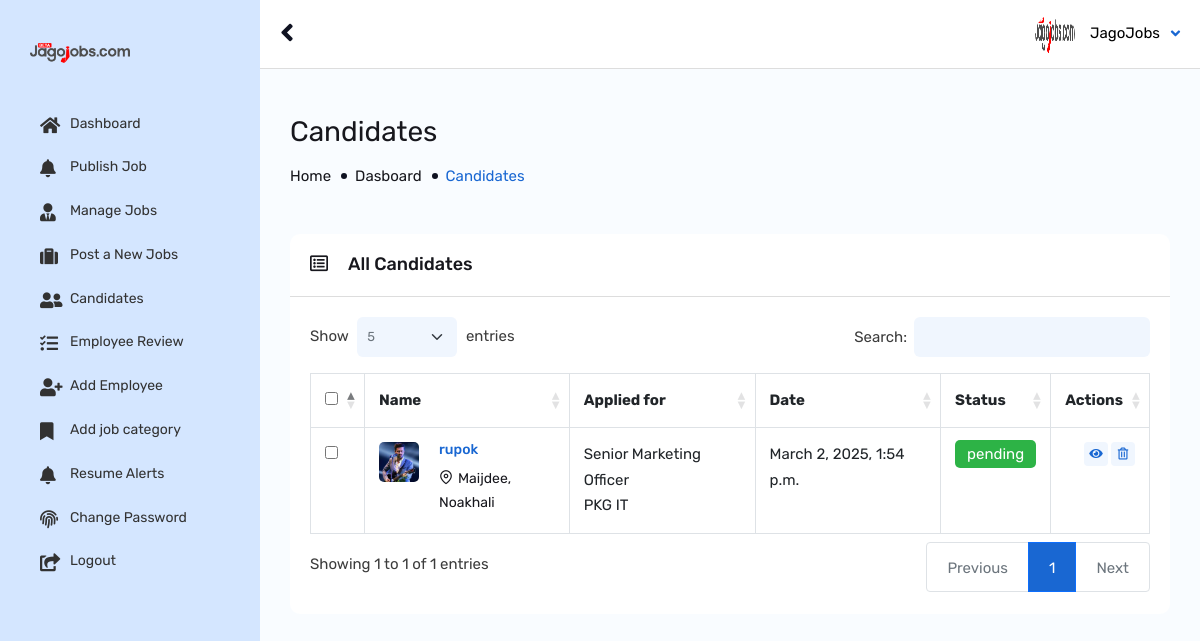
/jagohub-secure-panel24/root/job/16/applicants/superuser/ (signed in), run on the app's committed database.
### jobboard/models.py (models this page shows, shortened)
class JobApplication(models.Model):
    job = models.ForeignKey(JobPost, on_delete=models.CASCADE, related_name='applications')
    seeker = models.ForeignKey(SeekerProfile, on_delete=models.CASCADE, related_name='applications')
    resume = models.FileField(upload_to='media/apply/resumes/', blank=True, verbose_name="Resume")
    applied_at = models.DateTimeField(auto_now_add=True)
    expected_Salary = models.IntegerField(null=True, blank=True)
    STATUS_CHOICES = [
        ('pending', 'Pending'),
        ('accepted', 'Accepted'),
        ('rejected', 'Rejected'),
    ]
    status = models.CharField(max_length=10, choices=STATUS_CHOICES, default='pending')

class JobPost(models.Model):
    employee = models.ForeignKey(EmployerProfile, on_delete=models.CASCADE, related_name='job_posts')
    title = models.CharField(max_length=255)
    job_category = models.ForeignKey(JobCategory, on_delete=models.SET_NULL, null= True, blank= True, related_name='job_posts_category')
    company_industry_type = models.CharField(max_length=255, null= True, blank= True)
    no_of_vacancy = models.PositiveIntegerField(null= True, blank= True)
    application_deadline = models.DateField( null= True, blank= True)
    age_range = models.CharField(max_length=255, null= True, blank= True)
    gender = models.CharField(max_length=50, choices=[('Male', 'Male'), ('Female', 'Female'), ('Both', 'Both')], null= True, blank= True)
    contact_person = models.CharField(max_length=255, null= True, blank= True)
    experience_required = models.CharField(max_length=150, null= True, blank= True )
    cv_receive_method = models.CharField(max_length=255, null= True, blank= True, choices=[
        ('Online CV/Resume', 'Online CV/Resume'),
        ('Email Attachment', 'Email Attachment'),
        ('Walk-in Interview', 'Walk-in Interview'),
        ('Hard Copy CV', 'Hard Copy CV'),
    ])
    job_type = models.CharField(max_length=50, null= True, blank= True, choices=[('Full Time', 'Full Time'), ('Part Time', 'Part Time'), ('Contractual', 'Contractual'), ('Internship', 'Internship')])
    job_level = models.CharField(max_length=50, null= True, blank= True, choices=[('Entry Level', 'Entry Level'), ('Mid Level', 'Mid Level'), ('Top Level', 'Top Level')])
    applicant_photo_required = models.BooleanField(default=False, null= True, blank= True)
    educational_qualification = models.TextField(null= True, blank= True)  #remove kore dibo
    others_qualification = models.TextField(null= True, blank= True)
    job_description = models.TextField(null= True, blank= True)
    job_responsibilities = models.TextField(null= True, blank= True)
    job_requirements = models.TextField( null= True, blank= True)
    other_benefits = models.TextField(blank=True, null=True)
    job_location = models.CharField(max_length=200, null= True, blank= True)
    exclusive_job = models.BooleanField(default=False, null= True, blank= True)
    created_at = models.DateTimeField(auto_now_add=True)
    salary_range = models.CharField(max_length=200, null= True, blank= True, default='Negotiable')
    STATUS_CHOICES = [
           ('pending', 'Pending'),
            ('published', 'Published'),
            ('rejected', 'Rejected'),
    ]
    status = models.CharField(max_length=10, choices=STATUS_CHOICES, default='pending')
    def __str__(self):
        return self.title

### accounts/models.py (models this page shows, shortened)
class SeekerProfile(models.Model):
    user = models.OneToOneField(
        'CustomUser', on_delete=models.CASCADE, related_name='seeker_profile'
    )
    bio = models.TextField(blank=True, verbose_name="Biography")
    resume = models.FileField(upload_to='media/resumes/', blank=True, verbose_name="Resume")
    skills = models.TextField(blank=True, verbose_name="Skills")
    name = models.CharField(max_length=255, blank=True, verbose_name="Full Name")
    professional_title = models.CharField(max_length=255, blank=True, verbose_name="Professional Title")
    current_salary = models.DecimalField(
        max_digits=10, decimal_places=2, default=0, blank=True, verbose_name="Current Salary"
    )
    expected_salary = models.DecimalField(
        max_digits=10, decimal_places=2, default=0, blank=True, verbose_name="Expected Salary"
    )
    phone = models.CharField(
        max_length=15, blank=True, verbose_name="Phone Number", help_text="Include country code (e.g., +88)"
    )
    email_address = models.EmailField(blank=True, verbose_name="Email Address")
    location = models.CharField(max_length=255, blank=True, verbose_name="Location")
    image = models.ImageField(upload_to='media/seeker_logos/', blank=True, null=True, verbose_name="seeker image")
    my_resume = models.OneToOneField('seeker.Resume', on_delete=models.CASCADE, blank=True, null=True, verbose_name="Resume")
    class Meta:
        verbose_name = "Seeker Profile"
        verbose_name_plural = "Seeker Profiles"

class CustomUser(AbstractUser):
    ROLE_CHOICES = (
        ('seeker', 'Job Seeker'),
        ('employer', 'Employer'),
        ('manager', 'Manager'),
    )
    role = models.CharField(max_length=10, choices=ROLE_CHOICES, default='seeker')
    is_verified = models.BooleanField(default=False)
    is_approved = models.BooleanField(default=False)
    groups = models.ManyToManyField(
        Group,
        related_name="customuser_set",
        blank=True,
    )
    user_permissions = models.ManyToManyField(
        Permission,
        related_name="customuser_permissions",
        blank=True,
    )

class EmployerProfile(models.Model):
    user = models.OneToOneField(
        'CustomUser', on_delete=models.CASCADE, related_name='employer_profile'
    )
    company_name = models.CharField(max_length=255, verbose_name="Company Name")
    location = models.CharField(max_length=255, blank=True, verbose_name="Company Location")
    company_website = models.URLField(blank=True, verbose_name="Company Website")
    company_description = models.TextField(blank=True, verbose_name="Company Description")
    phone = models.CharField(max_length=15, blank=True, verbose_name="Phone Number", help_text="Include country code (e.g., +880)")
    email = models.EmailField(blank=True, verbose_name="Company Email")
    facebook_link = models.URLField(blank=True, verbose_name="Facebook Link")
    twitter_link = models.URLField(blank=True, verbose_name="Twitter Link")
    google_link = models.URLField(blank=True, verbose_name="Google Link")
    linkedin_link = models.URLField(blank=True, verbose_name="LinkedIn Link")
    founded_date = models.DateField(null=True, blank=True, verbose_name="Founded Date")
    logo = models.ImageField(upload_to='media/company_logos/', blank=True, null=True, verbose_name="Company Logo", default='media/default/default_logo.png')
    class Meta:
        verbose_name = "Employer Profile"
        verbose_name_plural = "Employer Profiles"

### seeker/models.py (models this page shows, shortened)
class Resume(models.Model):
    user = models.OneToOneField(
    'accounts.CustomUser', on_delete=models.CASCADE, related_name='resume_profile', blank=True, null=True
    )
    date_of_birth = models.DateField(blank=True, null=True)
    GENDER_CHOICES = [
        ('Male', 'Male'),
        ('Female', 'Female'),
    ]
    gender = models.CharField(max_length=6, choices=GENDER_CHOICES, blank=True)
    MARITAL_STATUS_CHOICES = [
        ('Single', 'Single'),
        ('Married', 'Married'),
    ]
    marital_status = models.CharField(max_length=10, choices=MARITAL_STATUS_CHOICES, blank=True)
    passport_number = models.CharField(max_length=20, blank=True, null=True)
    languages = models.CharField(max_length=255, blank=True)
    permanent_address = models.TextField( blank=True)
    area_pin_code = models.CharField(max_length=10, blank=True)
    hometown = models.CharField(max_length=255, blank=True)
    email = models.EmailField( blank=True, null=True)
    phone_number = models.CharField(max_length=15, blank=True)
    desired_industry = models.CharField(max_length=255, blank=True, null=True)
    desired_location = models.CharField(max_length=255, blank=True, null=True)
    functional_area = models.CharField(max_length=255, blank=True, null=True)
    JOB_TYPE_CHOICES = [
        ('Permanent', 'Permanent'),
        ('Contract', 'Contract'),
    ]
    job_type = models.CharField(max_length=10, blank=True, choices=JOB_TYPE_CHOICES)
    expected_salary = models.DecimalField(max_digits=10, blank=True, decimal_places=2, default=0.0)
    availability_to_join = models.DateField( blank=True, null=True)
    profile_summary = models.TextField(blank=True, null=True)
    linkedin_profile = models.URLField(blank=True, null=True)
    github_profile = models.URLField(blank=True, null=True)
    portfolio_link = models.URLField(blank=True, null=True)
    name = models.CharField(max_length=255, blank=True, null=True, verbose_name="Full Name")
    title = models.CharField(max_length=255, blank=True, null=True, verbose_name="Professional Title")
    image = models.ImageField(upload_to='media/seeker_image/', blank=True, null=True, verbose_name="Seeker Image", default='media/default/default_logo.png')

### AdminPro/views.py (the view)
# urls.py: path('job/<int:job_id>/applicants/superuser/', superuser_job_applicants, name='superuser_job_applicants'),
@login_required
@user_passes_test(is_superuser)
def superuser_job_applicants(request, job_id):
    job = get_object_or_404(JobPost, id=job_id)
    applications = JobApplication.objects.filter(job=job)
    return render(request, 'panel/job_applicants_superuser.html', {
        'job': job,
        'applications': applications,
    })

### AdminPro/templates/panel/job_applicants_superuser.html (shortened to what this page needs)
{% extends 'panel.html' %}
{% load static %}
{% block body %}
{% if user.is_authenticated and user.is_staff and user.is_superuser %}
                <div id="content">
                    <div class="content-admin-main">
                        <div class="wt-admin-right-page-header clearfix">
                            <h2>Candidates</h2>
                            <div class="breadcrumbs"><a href="{% url 'home' %}">Home</a><a href="{% url 'superuser_dashboard' %}">Dasboard</a><span>Candidates</span></div>
                        </div>
                        <div class="twm-pro-view-chart-wrap">
                            <div class="col-lg-12 col-md-12 mb-4">
                                <div class="panel panel-default site-bg-white m-t30">
                                    <div class="panel-heading wt-panel-heading p-a20">
                                        <h4 class="panel-tittle m-a0"><i class="far fa-list-alt"></i>All Candidates</h4>
                                    </div>
                                    <div class="panel-body wt-panel-body">
                                        <div class="twm-D_table p-a20 table-responsive">
                                            <table id="candidate_data_table" class="table table-bordered">
                                                <thead>
                                                    <tr>
                                                        <th><input type="checkbox" onclick="checkAll(this)"></th>
                                                        <th>Name</th>
                                                        <th>Applied for</th>
                                                        <th>Date</th>
                                                        <th>Status</th>
                                                        <th>Actions</th>
                                                    </tr>
                                                </thead>
                                                <tbody>
                                                    {% if applications %}
                                                        {% for application in applications %}
                                                        <tr>
                                                            <td><input type="checkbox" ></td>
                                                            <td>
                                                                <div class="twm-DT-candidates-list">
                                                                    <div class="twm-media">
                                                                        <div class="twm-media-pic">
                                                                        <img src="{{ application.seeker.my_resume.image.url }}" alt="#">
                                                                        </div>
                                                                    </div>
                                                                    <div class="twm-mid-content">
                                                                        <a href="#" class="twm-job-title">
                                                                            <h4>{{ application.seeker.user.username }} </h4>
                                                                            <p class="twm-candidate-address">
                                                                                <i class="feather-map-pin"></i>{{ application.seeker.my_resume.hometown }}
                                                                            </p>
                                                                        </a>
                                                                    </div>
                                                                </div>
                                                            </td>
                                                            <td>{{ application.job}}<br>{{ application.job.employee.company_name}}</td>
                                                            <td>{{ application.applied_at}}</td>
                                                            <td><div class="twm-jobs-category"><span class="twm-bg-green">{{ application.status}}</span></div></td>
                                                            <td>
                                                                <div class="twm-table-controls">
                                                                    <ul class="twm-DT-controls-icon list-unstyled">
                                                                        <li>
                                                                            <a href="{% url 'view_profile_public' application.seeker.user.id %}" title="View profile" data-bs-toggle="tooltip" data-bs-placement="top">
                                                                                <span class="fa fa-eye"></span>
                                                                            </a>
                                                                        </li>
                                                                        <li>
                                                                            <button title="Delete" data-bs-toggle="tooltip" data-bs-placement="top"
                                                                                onclick="if(confirm('Are you sure you want to delete this application?')) { window.location.href='{% url 'delete_job_application' application.id %}'; }">
                                                                                <span class="far fa-trash-alt"></span>
                                                                            </button>
                                                                        </li>
                                                                    </ul>
                                                                </div>
                                                            </td>
                                                        </tr>
                                                        {% endfor %}
                                                    {% else %}
                                                        <p>No applicants for this job yet.</p>
                                                    {% endif %}
                                                </tbody>
                                            </table>
                                        </div>
                                    </div>
                                </div>
                            </div>
                        </div>
                    </div>
                </div>
{% else %}
<script>
    alert("Access Denied! You are not authorized to view this page.");
    window.location.href = "/";
</script>
{% endif %}
{% endblock %}

### data on the page
JobApplication: seeker.my_resume.image (picture), seeker.user.username "rupok", seeker.my_resume.hometown "Maijdee, Noakhali", job "Senior Marketing Officer", job.employee.company_name "PKG IT", applied_at "March 2, 2025, 1:54 p.m.", status "pending"
